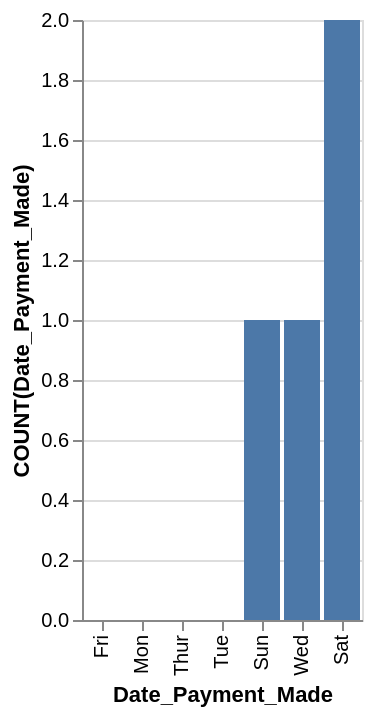

Specify this chart in Vega-Lite:
### Vega-Lite specification from a JSON file in a GitHub repository (floating-point values rounded to 4 significant figures)
{"data": {"values": [{"x_data": "Fri", "y_data": 0}, {"x_data": "Mon", "y_data": 0}, {"x_data": "Thur", "y_data": 0}, {"x_data": "Tue", "y_data": 0}, {"x_data": "Sun", "y_data": 1}, {"x_data": "Wed", "y_data": 1}, {"x_data": "Sat", "y_data": 2}]}, "mark": "bar", "encoding": {"x": {"field": "x_data", "type": "nominal", "title": "Date_Payment_Made", "sort": {"op": "sum", "field": "y_data", "order": "ascending"}}, "y": {"field": "y_data", "type": "quantitative", "title": "COUNT(Date_Payment_Made)"}}}
